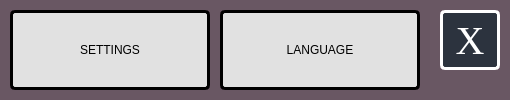
<?xml version="1.0" encoding="UTF-8"?>
<ui version="4.0">
 <class>AdvSettingsDialog</class>
 <widget class="QDialog" name="AdvSettingsDialog">
  <property name="geometry">
   <rect>
    <x>0</x>
    <y>0</y>
    <width>510</width>
    <height>100</height>
   </rect>
  </property>
  <property name="windowTitle">
   <string>Dialog</string>
  </property>
  <property name="styleSheet">
   <string notr="true">background-color: rgb(105, 87, 99);</string>
  </property>
  <widget class="QPushButton" name="pushButton_2">
   <property name="geometry">
    <rect>
     <x>220</x>
     <y>10</y>
     <width>200</width>
     <height>80</height>
    </rect>
   </property>
   <property name="styleSheet">
    <string notr="true">QPushButton {
    border: 3px solid black;
	border-radius: 5px;
	color: rgb(0, 0, 0);
    background-color: rgb(225, 225, 225);
	text-align: center;
	font: 28px 'Lato-Bold';
}

QPushButton::hover {
	color: rgb(255, 255, 255);	
    background-color: rgb(38, 201, 84);
}</string>
   </property>
   <property name="text">
    <string>LANGUAGE</string>
   </property>
  </widget>
  <widget class="QPushButton" name="pushButton_3">
   <property name="geometry">
    <rect>
     <x>440</x>
     <y>10</y>
     <width>60</width>
     <height>60</height>
    </rect>
   </property>
   <property name="font">
    <font>
     <family>Times New Roman</family>
     <pointsize>30</pointsize>
     <italic>false</italic>
     <bold>false</bold>
    </font>
   </property>
   <property name="styleSheet">
    <string notr="true">QPushButton {
	background-color: rgb(44, 51, 62);
	font: 80 30pt &quot;Times New Roman&quot;;
	color: rgb(255, 255, 255);
	border: 3px solid white;
	border-radius: 5px;
	text-align: center;
}

QPushButton::hover {
	background-color: rgb(38, 201, 84);
	color: rgb(255, 255, 255);
    border: 0px;
	border-radius: 5px;
	text-align: center;
}</string>
   </property>
   <property name="text">
    <string>X</string>
   </property>
  </widget>
  <widget class="QPushButton" name="pushButton">
   <property name="geometry">
    <rect>
     <x>10</x>
     <y>10</y>
     <width>200</width>
     <height>80</height>
    </rect>
   </property>
   <property name="styleSheet">
    <string notr="true">QPushButton {
    border: 3px solid black;
	border-radius: 5px;
	color: rgb(0, 0, 0);
    background-color: rgb(225, 225, 225);
	text-align: center;
	font: 28px 'Lato-Bold';
}

QPushButton::hover {
	color: rgb(255, 255, 255);	
    background-color: rgb(38, 201, 84);
}</string>
   </property>
   <property name="text">
    <string>SETTINGS</string>
   </property>
  </widget>
 </widget>
 <resources/>
 <connections/>
</ui>
